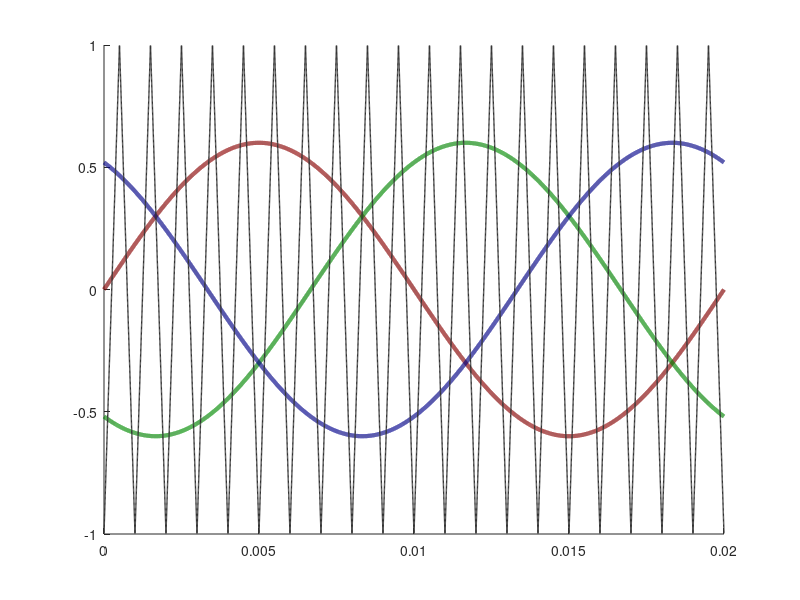

Write MATLAB code to recreate this figure. (Note: this script raises an error after producing the figure.)
clear ;
clc;
tic;
%% Time array
ma = 0.6;
fout = 50; % Hz
fsw = 1000; % Hz
Tstep = (1/fsw)/800; % s
Ts = Tstep; % s
Tfinal =1/fout ; % s
time_array = 0:Tstep:Tfinal-Tstep;
NumberofSteps = numel(time_array);
%Generate switching signals
The_c=0;
The_f=-pi/2;
phaseA=The_f+0;
phaseB=The_f-2*pi/3;
phaseC=The_f+2*pi/3;
VrefA = ma*cos(2*pi*fout*time_array+phaseA);
VrefB = ma*cos(2*pi*fout*time_array+phaseB);
VrefC = ma*cos(2*pi*fout*time_array+phaseC);
Vtriang = zeros(1, NumberofSteps);
for k = 1:Tfinal*fsw
   Triang_temp = triang(1/(Ts*fsw));
   Vtriang((length(Triang_temp)*(k-1)+1:k/(Tstep*fsw))) = (Triang_temp*2)-1;
end

carrierPhA=0;
carrierPhB=0;
carrierPhC=0;
carA= round(carrierPhA/(fsw*Ts)/360);
if carA==0
    carA=1;
end
carB= round(carrierPhB/(fsw*Ts)/360);
if carB==0
    carB=1;
end
carC= round(carrierPhC/(fsw*Ts)/360);
if carC==0
    carC=1;
end

VcarrierA = [ Vtriang(carA:end), zeros(1,carA-1)];
VcarrierB = [ Vtriang(carB:end), zeros(1,carB-1)];
VcarrierC = [ Vtriang(carC:end), zeros(1,carC-1)];


SA = double(VrefA > VcarrierA);
SB = double(VrefB > VcarrierB);
SC = double(VrefC > VcarrierC);

%%
figure1=figure();
axes1 = axes('Parent',figure1);
hold(axes1,'on');

plot(time_array,VrefA,'Linewidth',3,'Color',[0.5 0 0])
hold on;
plot(time_array,VrefB,'Linewidth',3,'Color',[0 0.5 0])
hold on;
plot(time_array,VrefC,'Linewidth',3,'Color',[0 0 0.5])

hold on;
cf=plot(time_array,VcarrierA,'Linewidth',1,'Color',[0.2 0.2 0.2],'LineStyle','-')
cf.Color= [cf.Color 1]


box(axes1,'on');
hold(axes1,'off');
% Set the remaining axes properties
set(axes1,'XTick',[0 Tfinal/2 Tfinal],'XTickLabel',{'0','180','360'},'FontName','TimesNewRoman','FontSize',20);
set(axes1,'YTick',[-1 -ma 0 ma 1],'YTickLabel',{'-1','-m_a','0','m_a','1'},'FontName','TimesNewRoman','FontSize',20);


legend1 = legend(axes1,'show',{'$Ref_A$','$Ref_B$','$Ref_C$','Carrier'},'FontName','TimesNewRoman','FontSize',16);
set(legend1,...
    'Location','Best',...
    'EdgeColor','none',...
    'Color','white','interpreter','Latex');

xlabel('Fundamental Phase ($^o$)', 'interpreter','latex','FontName','Times New Roman',...
    'FontSize',20)
% ylabel('Normalized References','interpreter','latex','FontName','Times New Roman',...
%     'FontSize',20)

% figure();
% plot(time_array,SA+1.5,'Linewidth',1,'Color','r')
% hold on;
% plot(time_array,SB,'Linewidth',1,'Color','b')
% hold on;
% plot(time_array,SC-1.5,'Linewidth',1,'Color','m')
%%

figure1=figure();
axes1 = axes('Parent',figure1);
hold(axes1,'on');

plot(time_array,SA+1.5,'Linewidth',1,'Color',[0.5 0 0])
hold on;
plot(time_array,SB,'Linewidth',1,'Color',[0 0.5  0])
hold on;
plot(time_array,SC-1.5,'Linewidth',1,'Color',[0 0 0.5])

ylim([-2 3])

% xticklabels({'Ts','','Ts'})

box(axes1,'on');
hold(axes1,'off');
% Set the remaining axes properties
set(axes1,'XTick',[0 Tfinal/2 Tfinal],'XTickLabel',{'0','180','360'},'FontName','TimesNewRoman','FontSize',20);
set(axes1,'YTick',[-1.5 -0.5 0 1 1.5 2.5],'YTickLabel',{'L','H','L','H','L','H'},'FontName','TimesNewRoman','FontSize',20);


legend1 = legend(axes1,'show',{'$S_A$','$S_B$','$S_C$'},'FontName','TimesNewRoman','FontSize',16);
set(legend1,...
    'Location','Best',...
    'EdgeColor','none',...
    'Color','white','interpreter','Latex');

xlabel('Fundamental Phase ($^o$)', 'interpreter','latex','FontName','Times New Roman',...
    'FontSize',20)
ylabel('PWM Signals','interpreter','latex','FontName','Times New Roman',...
    'FontSize',20)

%%
figure1=figure();
axes1 = axes('Parent',figure1);
hold(axes1,'on');

plot(time_array,VrefA,'Linewidth',3,'Color',[0.5 0 0])
hold on;
plot(time_array,VrefB,'Linewidth',3,'Color',[0 0.5 0])
hold on;
plot(time_array,VrefC,'Linewidth',3,'Color',[0 0 0.5],'LineStyle','--')

hold on;
plot(time_array,VcarrierA,'Linewidth',2,'Color',[0.2 0.2 0.2])

Tfinalx=0.005
% Tfinalx=0.01;
xlimH= Tfinalx+1/fsw;
xlim([Tfinalx xlimH])
ylim([-1 1])

% xticklabels({'Ts','','Ts'})

box(axes1,'on');
hold(axes1,'off');
% Set the remaining axes properties
set(axes1,'XTick',[Tfinalx xlimH],'XTickLabel',{'0','Ts'},'FontName','TimesNewRoman','FontSize',20);
set(axes1,'YTick',[-1 0 1]);


legend1 = legend(axes1,'show',{'$Ref_A$','$Ref_B$','$Ref_C$','Carrier'},'FontName','TimesNewRoman','FontSize',20);
set(legend1,...
    'Position',[0.704191336922702 0.57341270550849 0.196428568288684 0.251190469094685],...
    'EdgeColor','none',...
    'Color','none','interpreter','Latex');

figure1=figure();
axes1 = axes('Parent',figure1);
hold(axes1,'on');

plot(time_array,SA+1.5,'Linewidth',3,'Color',[0.5 0 0])
hold on;
plot(time_array,SB,'Linewidth',3,'Color',[0 0.5 0])
hold on;
plot(time_array,SC-1.5,'Linewidth',3,'Color',[0 0 0.5])

xlimH= Tfinalx+1/fsw;
xlim([Tfinalx xlimH])
ylim([-2 3])

% xticklabels({'Ts','','Ts'})

box(axes1,'on');
hold(axes1,'off');
% Set the remaining axes properties
set(axes1,'XTick',[Tfinalx xlimH],'XTickLabel',{'0','Ts'},'FontName','TimesNewRoman','FontSize',20);
set(axes1,'YTick',[-1.5 -0.5 0 1 1.5 2.5],'YTickLabel',{'L','H','L','H','L','H'},'FontName','TimesNewRoman','FontSize',20);



legend1 = legend(axes1,'show',{'$S_A$','$S_B$','$S_C$'},'FontName','TimesNewRoman','FontSize',20);
set(legend1,...
    'Location','Best',...
    'EdgeColor','none',...
    'Color','none','interpreter','Latex');

